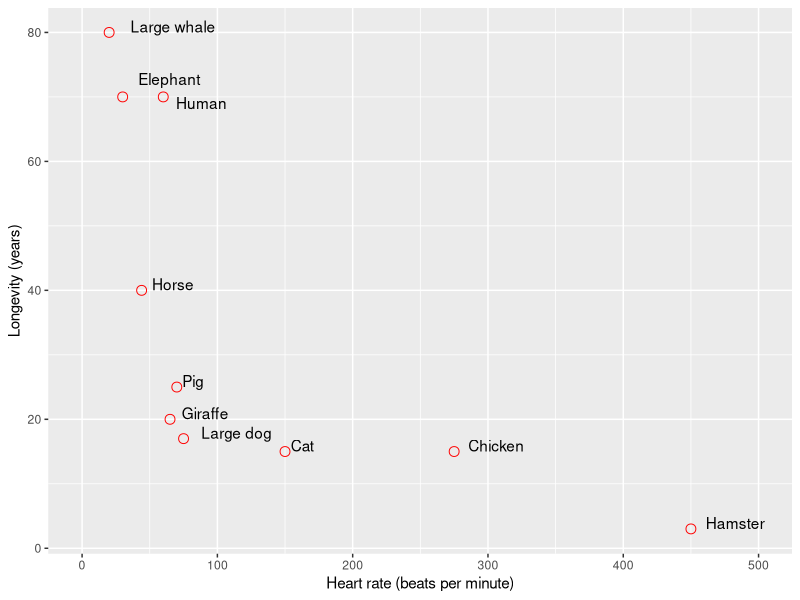

Here is the R script that generated this plot:
## ---- chunk 1

## Data
heartbeats <- read.csv('../media/lifetime_heartbeats.csv')

## Curate
heartbeats <- heartbeats[2:16,] # delete first and last line
heartbeats$Heart.Rate <- as.numeric(as.character(heartbeats$Heart.Rate))
heartbeats$Longevity <- as.numeric(as.character(heartbeats$Longevity))
heartbeats <- subset(heartbeats, select==1)

## names(heartbeats)
require(ggplot2)
ggplot(heartbeats, aes(x=Heart.Rate, y=Longevity)) +
    geom_point(size=3, shape=1, color="red")+
    geom_text(aes(label=heartbeats$Animal),hjust=-0.25, vjust=heartbeats$verticaloffset)+
    scale_x_continuous(limits = c(0, 500))+
    ylab("Longevity (years)")+
    xlab("Heart rate (beats per minute)")

## ggtitle("Heart Rate and longevity in mammals", subtitle = NULL)

